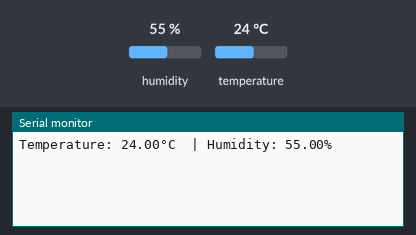
This sketch was run on a simulated Arduino Uno, built with avr-gcc and run on an emulated ATmega328P. Shown: the last lines printed to the serial monitor. Inputs (shaded band) come from the test bench; at power-on: humidity 55 %, temperature 24 °C.

Above: at 2.2 s.
2.3 s: humidity set to 22 %
At 4.2 s:
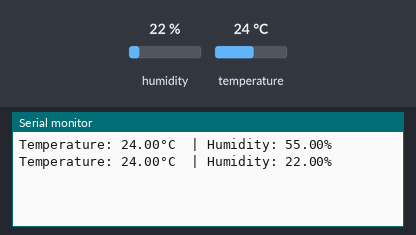
5.0 s: temperature set to 12 °C
At 5.5 s:
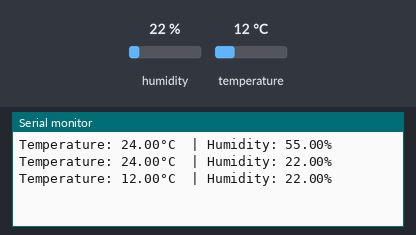
7.7 s: humidity set to 40 %
At 10.3 s:
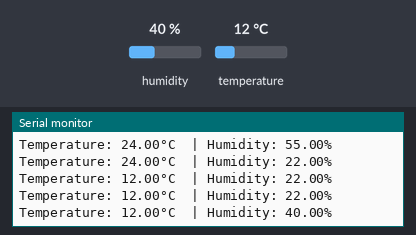
Timing chart, 0 to 11.8 s (numbered marks = the images above; inputs shaded):
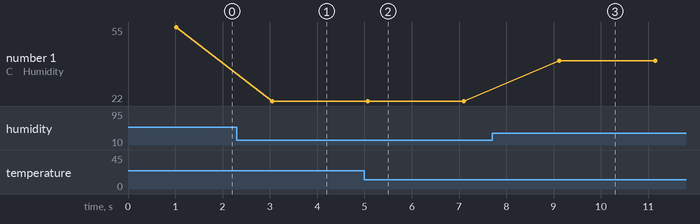

Measured:
- after the input at 2.3 s, the serial monitor: prints a new line after 0.75 s (image 1)
- after the input at 5.0 s, the serial monitor: prints a new line after 0.07 s (image 2)
- after the input at 7.7 s, the serial monitor: prints a new line after 1.4 s (image 3)
- plotted number 1: 55 → 22 after the input at 2.3 s, 22 → 40 after the input at 7.7 s

The sketch:

HumiditysensorPure.ino
```cpp
#include "DHT.h"
#define DHTPIN 4
#define DHTTYPE DHT11
DHT dht(DHTPIN, DHTTYPE); //Set up sensor

void setup() {
Serial.begin(9600);
dht.begin(); //Initialize the sensor
delay(1000); //Wait the finishing of the sensor initialization for 1 sec
}

void loop() {
float tempC = dht.readTemperature(); // read temperature
float humi = dht.readHumidity(); // read humidity
if (isnan(tempC) || isnan(humi)) {
Serial.println("Failed to read from DHT sensor!");
} else {
Serial.print("Temperature: ");
Serial.print(tempC);
Serial.print("°C ");
Serial.print(" | ");
Serial.print("Humidity: ");
Serial.print(humi);
Serial.println("%");
}
delay(2000); // update the results every 1 sec
}
```
